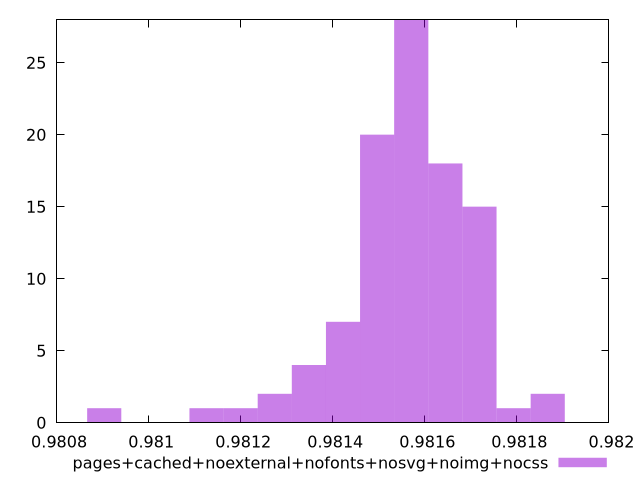

Reproduce this figure in gnuplot.
$_pagesCachedNoexternalNofontsNosvgNoimgNocss <<EOF
0.9815705757869452 28
0.9816447069383527 18
0.9814964446355376 20
0.9809033954242775 1
0.9814223134841301 7
0.9817188380897602 15
0.9818671003925753 2
0.9813481823327226 4
0.9812740511813152 2
0.9811257888785001 1
0.9817929692411678 1
0.9811999200299076 1
EOF
set key outside below
set terminal pngcairo
set output "report_00005_2020-11-02T22-26-11.212Z/first-meaningful-paint/pages+cached+noexternal+nofonts+nosvg+noimg+nocss//hist.png"
set yrange [0:28]
set boxwidth 0.00007413115140751795
set style fill transparent solid 0.5 noborder
plot $_pagesCachedNoexternalNofontsNosvgNoimgNocss title "pages+cached+noexternal+nofonts+nosvg+noimg+nocss" with boxes ,
